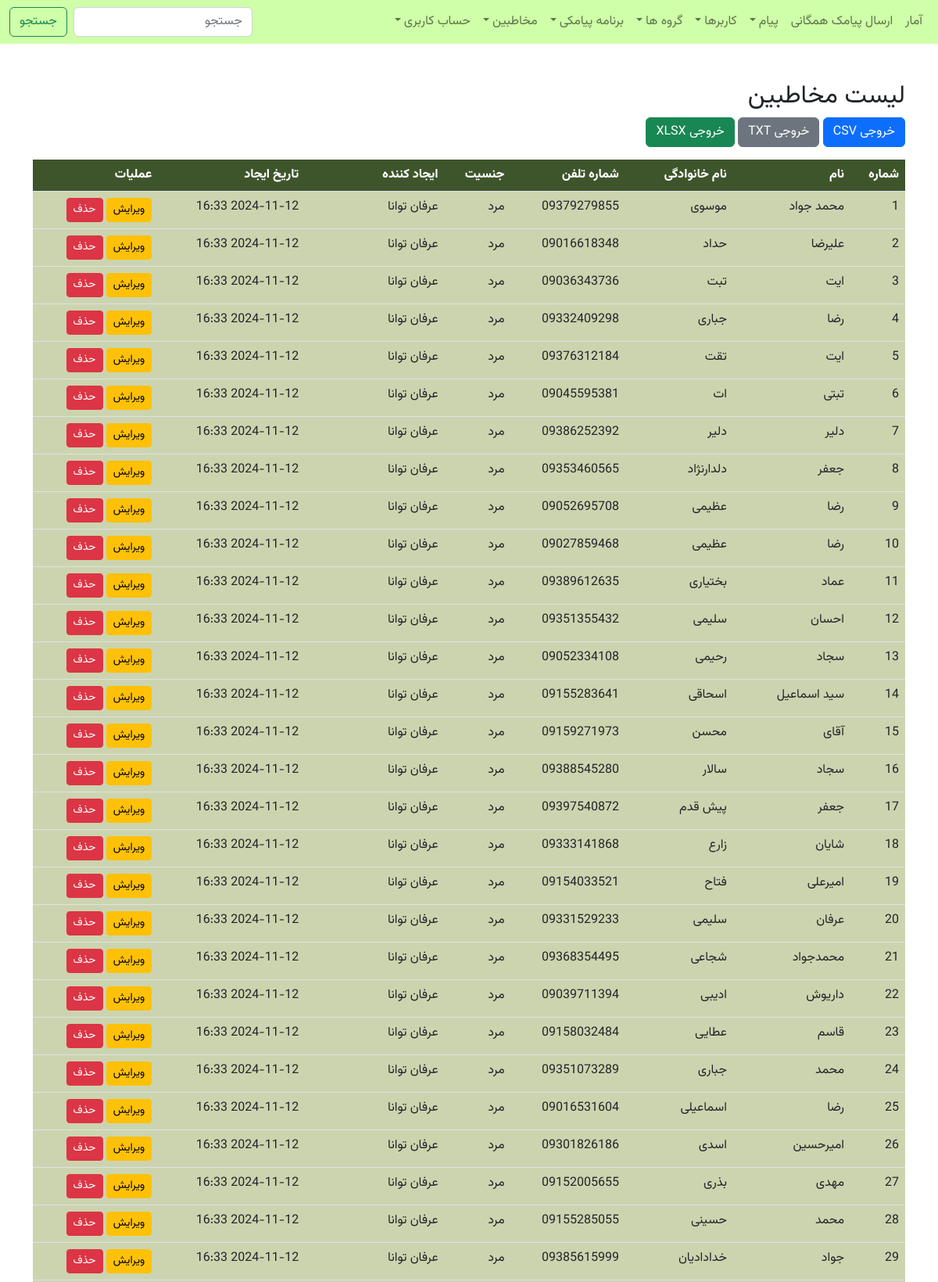
Screenshot of /contacts/contact_list/ (signed in, upper part) with the database file from the repository.
### contacts/models.py (models this page shows, shortened)
class Contact(models.Model):
    GENDER_CHOICES = [
        ('مرد', 'مرد'),
        ('زن', 'زن'),
    ]
    first_name = models.CharField(max_length=150, verbose_name="نام")
    last_name = models.CharField(max_length=150, verbose_name="نام خانوادگی")
    phone_number = models.CharField(max_length=15, verbose_name="شماره تلفن همراه")
    gender = models.CharField(max_length=6, choices=GENDER_CHOICES, verbose_name="جنسیت")
    created_by = models.ForeignKey(User, on_delete=models.SET_NULL, null=True, verbose_name="کاربر ایجاد کننده")
    groups = models.ManyToManyField(Group, verbose_name="گروه‌ها", related_name="contacts")
    organization = models.ForeignKey(Organization, on_delete=models.CASCADE, verbose_name="سازمان",
                                     related_name="contacts")
    created_at = models.DateTimeField(default=timezone.now, verbose_name="تاریخ ایجاد")
    class Meta:
        verbose_name = 'مخاطب'
        verbose_name_plural = 'مخاطبین'

### accounts/models.py (models this page shows, shortened)
class User(AbstractBaseUser, PermissionsMixin):
    phone_number = models.CharField(max_length=15, unique=True, default='', verbose_name="phone number")
    username = None  # Remove the username field as it's not needed
    email = None  # Remove the email field as it's not used
    id = models.UUIDField(primary_key=True, default=uuid.uuid4, editable=False)
    first_name = models.CharField("first name", max_length=150, blank=True)  # User's first name
    last_name = models.CharField("last name", max_length=150, blank=True)  # User's last name
    gender = models.CharField(max_length=10, default='مرد', choices=[('مرد', 'مرد'), ('زن', 'زن')], blank=True,
                              verbose_name="جنسیت")  # Gender field
    is_staff = models.BooleanField("staff status", default=False,
                                   help_text="Designates whether the user can log into this admin site.")
    is_active = models.BooleanField("active", default=True,
                                    help_text="Designates whether this user should be treated as active.")
    date_joined = models.DateTimeField("date joined", default=timezone.now)
    organization = models.ForeignKey('organizations.Organization', on_delete=models.SET_NULL, null=True, blank=True,
                                     verbose_name="سازمان")
    groups = models.ManyToManyField("organizations.Group", verbose_name="گروه‌ها", related_name="users",
                                    blank=True)  # ارتباط با گروه‌ها
    can_access_messages = models.BooleanField("access to messages", default=False,
                                              help_text="Designates whether this user has access to messages.")
    can_access_users = models.BooleanField("access to users", default=False,
                                           help_text="Designates whether this user has access to manage users.")
    can_access_groups = models.BooleanField("access to groups", default=False,
                                            help_text="Designates whether this user has access to manage groups.")
    can_access_sms_program = models.BooleanField("access to SMS program", default=False,
                                                 help_text="Designates whether this user has access to SMS program.")
    can_access_contacts = models.BooleanField("access to contacts", default=False,
                                              help_text="Designates whether this user has access to manage contacts.")
    can_send_bulk_sms = models.BooleanField("send bulk SMS", default=False,
                                            help_text="Designates whether this user can send bulk SMS messages.")
    can_add_contacts = models.BooleanField(
        "add contacts through app",
        default=False,
        help_text="Designates whether this user can add contacts through the app."
    )
    USERNAME_FIELD = 'phone_number'  # Set phone_number as the unique identifier for authentication
    objects = CustomUserManager()  # Assign the custom user manager
    class Meta:
        verbose_name = 'کاربر'
        verbose_name_plural = 'کاربرها'

### contacts/views.py (the view, shortened to what this page needs)
# urls.py: path('contact_list/', ContactListView.as_view(), name='contact_list'),
class ContactListView(LoginRequiredMixin, View):
    def get(self, request):
        if not request.user.is_authenticated:
            return redirect('login')  # کاربر باید وارد شود
        search_query = request.GET.get('search', '')
        print(request.user.organization)
        contacts = Contact.objects.filter(organization_id=request.user.organization.id)
        export_format = request.GET.get('export', None)
        if export_format:
            return self.export_contacts(request, contacts, export_format)
        return render(request, 'contacts/contact_list.html', {'contacts': contacts, 'search_query': search_query})

### organizations/models.py (called while the page is built)
    def __str__(self):
        return self.name

### contacts/templates/contacts/contact_list.html (shortened to what this page needs)
{% extends 'base.html' %}
{% load static %}
{% block content %}
    <div class="container mt-5">
        <h2>لیست مخاطبین</h2>
        <div class="mb-3">
            <a href="?export=csv" class="btn btn-primary">خروجی CSV</a>
            <a href="?export=txt" class="btn btn-secondary">خروجی TXT</a>
            <a href="?export=xlsx" class="btn btn-success">خروجی XLSX</a>
        </div>
        <table class="table" style="border-collapse: collapse; width: 100%;">
            <thead>
            <tr style="background-color: #3e552b; color: white;">
                <th>شماره</th>
                <th>نام</th>
                <th>نام خانوادگی</th>
                <th>شماره تلفن</th>
                <th>جنسیت</th>
                <th>ایجاد کننده</th>
                <th>تاریخ ایجاد</th>
                <th>عملیات</th>
            </tr>
            </thead>
            <tbody>
            {% for contact in contacts %}
                <tr style="background-color: #ccd4af;">
                    <td>{{ forloop.counter }}</td>
                    <td>{{ contact.first_name }}</td>
                    <td>{{ contact.last_name }}</td>
                    <td>{{ contact.phone_number }}</td>
                    <td>{{ contact.gender }}</td>
                    <td>{{ contact.created_by.first_name }} {{ contact.created_by.last_name }}</td>
                    <td>{{ contact.created_at|date:"Y-m-d H:i" }}</td>
                    <td>
                        <a href="{% url 'edit_contact' contact.id %}" class="btn btn-sm btn-warning">ویرایش</a>
                        <button class="btn btn-sm btn-danger" onclick="confirmDelete({{ contact.id }})">حذف</button>
                    </td>
                </tr>
            {% empty %}
                <tr>
                    <td colspan="8" class="text-center">مخاطبی یافت نشد.</td>
                </tr>
            {% endfor %}
            </tbody>
        </table>
    </div>
{% endblock %}

### static/css/style.css (style rules this page uses)
body { margin: 0; font-family: vazir, sans-serif; }

### rows the page displays
Contact: first_name "محمد جواد", last_name "موسوی", phone_number "09379279855", gender "مرد", created_by.first_name "عرفان", created_by.last_name "توانا", created_at "2024-11-12 16:33"
Contact: first_name "علیرضا", last_name "حداد", phone_number "09016618348", gender "مرد", created_by.first_name "عرفان", created_by.last_name "توانا", created_at "2024-11-12 16:33"
Contact: first_name "ایت", last_name "تبت", phone_number "09036343736", gender "مرد", created_by.first_name "عرفان", created_by.last_name "توانا", created_at "2024-11-12 16:33"
Contact: first_name "رضا", last_name "جباری", phone_number "09332409298", gender "مرد", created_by.first_name "عرفان", created_by.last_name "توانا", created_at "2024-11-12 16:33"
Contact: first_name "ایت", last_name "تقت", phone_number "09376312184", gender "مرد", created_by.first_name "عرفان", created_by.last_name "توانا", created_at "2024-11-12 16:33"
Contact: first_name "تبتی", last_name "ات", phone_number "09045595381", gender "مرد", created_by.first_name "عرفان", created_by.last_name "توانا", created_at "2024-11-12 16:33"
Contact: first_name "دلیر", last_name "دلیر", phone_number "09386252392", gender "مرد", created_by.first_name "عرفان", created_by.last_name "توانا", created_at "2024-11-12 16:33"
Contact: first_name "جعفر", last_name "دلدارنژاد", phone_number "09353460565", gender "مرد", created_by.first_name "عرفان", created_by.last_name "توانا", created_at "2024-11-12 16:33"
Contact: first_name "رضا", last_name "عظیمی", phone_number "09052695708", gender "مرد", created_by.first_name "عرفان", created_by.last_name "توانا", created_at "2024-11-12 16:33"
Contact: first_name "رضا", last_name "عظیمی", phone_number "09027859468", gender "مرد", created_by.first_name "عرفان", created_by.last_name "توانا", created_at "2024-11-12 16:33"
Contact: first_name "عماد", last_name "بختیاری", phone_number "09389612635", gender "مرد", created_by.first_name "عرفان", created_by.last_name "توانا", created_at "2024-11-12 16:33"
Contact: first_name "احسان", last_name "سلیمی", phone_number "09351355432", gender "مرد", created_by.first_name "عرفان", created_by.last_name "توانا", created_at "2024-11-12 16:33"
Contact: first_name "سجاد", last_name "رحیمی", phone_number "09052334108", gender "مرد", created_by.first_name "عرفان", created_by.last_name "توانا", created_at "2024-11-12 16:33"
Contact: first_name "سید اسماعیل", last_name "اسحاقی", phone_number "09155283641", gender "مرد", created_by.first_name "عرفان", created_by.last_name "توانا", created_at "2024-11-12 16:33"
Contact: first_name "آقای", last_name "محسن", phone_number "09159271973", gender "مرد", created_by.first_name "عرفان", created_by.last_name "توانا", created_at "2024-11-12 16:33"
Contact: first_name "سجاد", last_name "سالار", phone_number "09388545280", gender "مرد", created_by.first_name "عرفان", created_by.last_name "توانا", created_at "2024-11-12 16:33"
Contact: first_name "جعفر", last_name "پیش قدم", phone_number "09397540872", gender "مرد", created_by.first_name "عرفان", created_by.last_name "توانا", created_at "2024-11-12 16:33"
Contact: first_name "شایان", last_name "زارع", phone_number "09333141868", gender "مرد", created_by.first_name "عرفان", created_by.last_name "توانا", created_at "2024-11-12 16:33"
Contact: first_name "امیرعلی", last_name "فتاح", phone_number "09154033521", gender "مرد", created_by.first_name "عرفان", created_by.last_name "توانا", created_at "2024-11-12 16:33"
Contact: first_name "عرفان", last_name "سلیمی", phone_number "09331529233", gender "مرد", created_by.first_name "عرفان", created_by.last_name "توانا", created_at "2024-11-12 16:33"
Contact: first_name "محمدجواد", last_name "شجاعی", phone_number "09368354495", gender "مرد", created_by.first_name "عرفان", created_by.last_name "توانا", created_at "2024-11-12 16:33"
Contact: first_name "داریوش", last_name "ادیبی", phone_number "09039711394", gender "مرد", created_by.first_name "عرفان", created_by.last_name "توانا", created_at "2024-11-12 16:33"
Contact: first_name "قاسم", last_name "عطایی", phone_number "09158032484", gender "مرد", created_by.first_name "عرفان", created_by.last_name "توانا", created_at "2024-11-12 16:33"
Contact: first_name "محمد", last_name "جباری", phone_number "09351073289", gender "مرد", created_by.first_name "عرفان", created_by.last_name "توانا", created_at "2024-11-12 16:33"
Contact: first_name "رضا", last_name "اسماعیلی", phone_number "09016531604", gender "مرد", created_by.first_name "عرفان", created_by.last_name "توانا", created_at "2024-11-12 16:33"
Contact: first_name "امیرحسین", last_name "اسدی", phone_number "09301826186", gender "مرد", created_by.first_name "عرفان", created_by.last_name "توانا", created_at "2024-11-12 16:33"
Contact: first_name "مهدی", last_name "بذری", phone_number "09152005655", gender "مرد", created_by.first_name "عرفان", created_by.last_name "توانا", created_at "2024-11-12 16:33"
Contact: first_name "محمد", last_name "حسینی", phone_number "09155285055", gender "مرد", created_by.first_name "عرفان", created_by.last_name "توانا", created_at "2024-11-12 16:33"
Contact: first_name "جواد", last_name "خدادادیان", phone_number "09385615999", gender "مرد", created_by.first_name "عرفان", created_by.last_name "توانا", created_at "2024-11-12 16:33"
